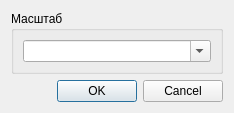
<?xml version="1.0" encoding="UTF-8"?>
<ui version="4.0">
 <class>SizeDialog</class>
 <widget class="QDialog" name="SizeDialog">
  <property name="geometry">
   <rect>
    <x>0</x>
    <y>0</y>
    <width>234</width>
    <height>105</height>
   </rect>
  </property>
  <property name="windowTitle">
   <string>Размер</string>
  </property>
  <layout class="QVBoxLayout" name="verticalLayout_2">
   <item>
    <widget class="QGroupBox" name="groupBox">
     <property name="title">
      <string>Масштаб</string>
     </property>
     <layout class="QVBoxLayout" name="verticalLayout">
      <item>
       <widget class="QComboBox" name="comboBox">
        <property name="editable">
         <bool>true</bool>
        </property>
       </widget>
      </item>
     </layout>
    </widget>
   </item>
   <item>
    <widget class="QDialogButtonBox" name="buttonBox">
     <property name="orientation">
      <enum>Qt::Horizontal</enum>
     </property>
     <property name="standardButtons">
      <set>QDialogButtonBox::Cancel|QDialogButtonBox::Ok</set>
     </property>
    </widget>
   </item>
  </layout>
 </widget>
 <resources/>
 <connections>
  <connection>
   <sender>buttonBox</sender>
   <signal>accepted()</signal>
   <receiver>SizeDialog</receiver>
   <slot>accept()</slot>
   <hints>
    <hint type="sourcelabel">
     <x>248</x>
     <y>254</y>
    </hint>
    <hint type="destinationlabel">
     <x>157</x>
     <y>274</y>
    </hint>
   </hints>
  </connection>
  <connection>
   <sender>buttonBox</sender>
   <signal>rejected()</signal>
   <receiver>SizeDialog</receiver>
   <slot>reject()</slot>
   <hints>
    <hint type="sourcelabel">
     <x>316</x>
     <y>260</y>
    </hint>
    <hint type="destinationlabel">
     <x>286</x>
     <y>274</y>
    </hint>
   </hints>
  </connection>
 </connections>
</ui>
